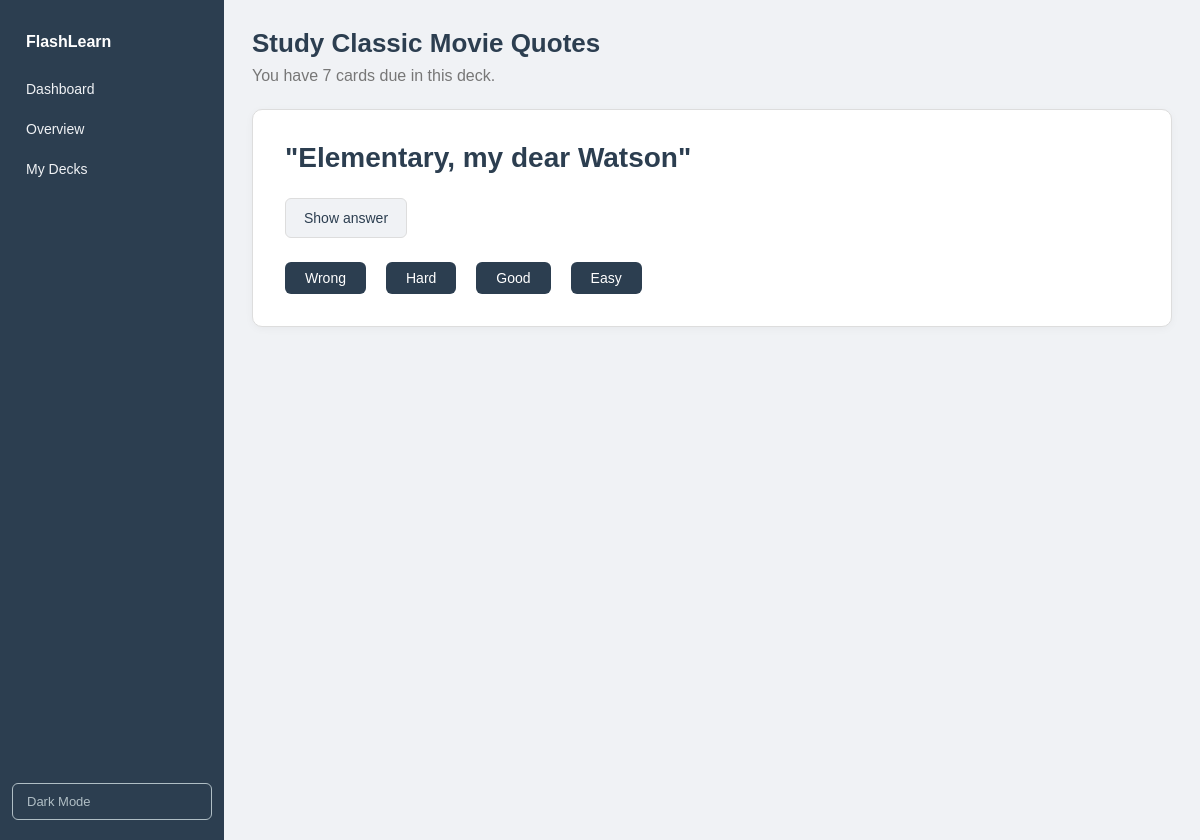
Page /1/study/ (signed in) on the earlier database version.
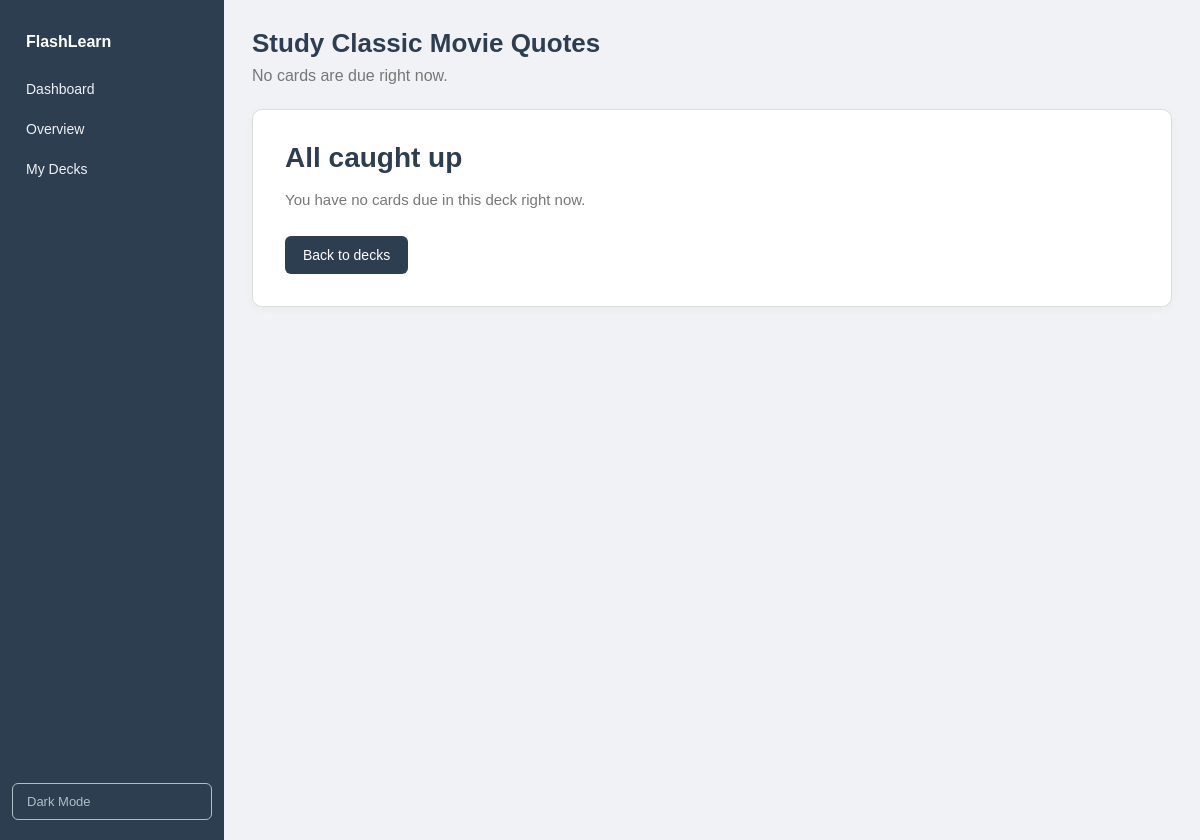
Same page on the later database version.
### app/models.py (models this page shows, shortened)
class CardProgress(models.Model):
    WRONG = 1
    HARD = 2
    GOOD = 3
    EASY = 4
    LEARNING_NEW = 0
    LEARNING_ONE_MIN = 1
    LEARNING_TEN_MIN = 2
    GRADUATED = 3
    learning_step = models.PositiveSmallIntegerField(default=LEARNING_NEW)
    RATINGS = [
        (WRONG, 'Wrong'),
        (HARD, 'Hard'),
        (GOOD, 'Good'),
        (EASY, 'Easy'),
    ]
    user = models.ForeignKey(
        settings.AUTH_USER_MODEL,
        on_delete=models.CASCADE,
    )
    card = models.ForeignKey(
        Card,
        on_delete=models.CASCADE
    )
    ease_factor = models.FloatField(default=2.5)
    interval_days = models.PositiveIntegerField(default=0)
    repetitions = models.PositiveIntegerField(default=0)
    due_at = models.DateTimeField(default=timezone.now)
    last_reviewed_at = models.DateTimeField(null=True, blank=True)
    class Meta:
        unique_together = ('user','card')

class Card(models.Model):
    deck = models.ForeignKey(
        Deck,
        on_delete=models.CASCADE,
        related_name='cards'
    )
    question = models.CharField(max_length=255)
    answer = models.CharField(max_length=255)

### app/views.py (the view)
# urls.py: path("<int:deck_id>/study/", views.study_deck, name="study_deck"),
@login_required
def study_deck(request, deck_id):
    deck = get_object_or_404(
        Deck.objects.filter(
            Q(owner=request.user) |
            Q(is_default=True, owner__isnull=True)
        ),
        id=deck_id,
    )
    for card in deck.cards.all():
        CardProgress.objects.get_or_create(
            user=request.user,
            card=card
        )
    due_cards = get_due_cards(user=request.user, deck=deck)
    progress = due_cards.first()
    remaining_count = due_cards.count()
    return render(request, "study_deck.html", {
        "deck":deck,
        "progress":progress,
        "remaining_count": remaining_count
    })

### app/decks/selectors.py (called while the page is built)
def get_due_cards(user, deck=None):
    now = timezone.now()
    due_card_progress = CardProgress.objects.filter(
        user=user,
        due_at__lt = now + timedelta(days=1)
    )
    if deck:
        due_card_progress = due_card_progress.filter(card__deck=deck)
    return due_card_progress.order_by("due_at")

### app/templates/study_deck.html (shortened to what this page needs)
{% load static %}
<!DOCTYPE html>
<html lang="en">
<head>
    <link rel="stylesheet" href="{% static 'app/css/styles.css' %}">
</head>
<body>
<div class="wrapper">
    <aside class="sidebar">
        <h1>FlashLearn</h1>
        <a href="{% url 'dashboard' %}">Dashboard</a>
        <a href="{% url 'overview' %}">Overview</a>
        <a href="{% url 'decks' %}">My Decks</a>
        <button id="theme-toggle" onclick="toggleTheme()"> Dark Mode</button>
    </aside>
    <main class="main">
        <div class="overview-header">
            <h1>Study {{ deck.name }}</h1>
            <p>
                {% if remaining_count > 0 %}
                    You have {{ remaining_count }} card{{ remaining_count|pluralize }} due in this deck.
                {% else %}
                    No cards are due right now.
                {% endif %}
            </p>
        </div>
        <div class="page-card">
            {% if progress %}
                <h1>{{ progress.card.question }}</h1>
                <details style="margin: 24px 0;">
                    <summary class="btn btn-secondary" style="width: fit-content;">
                        Show answer
                    </summary>
                </details>
                <form method="post" action="{% url 'submit_review' progress.id %}">
                    <div class="auth-actions" style="justify-content: flex-start;">
                        <button class="btn btn-secondary" type="submit" name="rating" value="1">
                            Wrong
                        </button>
                        <button class="btn btn-secondary" type="submit" name="rating" value="2">
                            Hard
                        </button>
                        <button class="btn btn-primary" type="submit" name="rating" value="3">
                            Good
                        </button>
                        <button class="btn btn-primary" type="submit" name="rating" value="4">
                            Easy
                        </button>
                    </div>
                </form>
            {% else %}
                <h1>All caught up</h1>
                <p>You have no cards due in this deck right now.</p>
                <div class="auth-actions" style="justify-content: flex-start;">
                    <a class="btn btn-primary" href="{% url 'decks' %}">
                        Back to decks
                    </a>
                </div>
            {% endif %}
        </div>
    </main>
</div>
</body>
</html>

Differences in the rows shown:
no longer on this page (row edited): CardProgress: card.question "\"Elementary, my dear Watson\""
Other differences:
{{ remaining_count }}: "7" → (not shown)
text no longer shown: "You have card due in this deck. Show answer Wrong Hard Good Easy"
text now shown: "No cards are due right now. All caught up You have no cards due in this deck right now. Back to decks"
